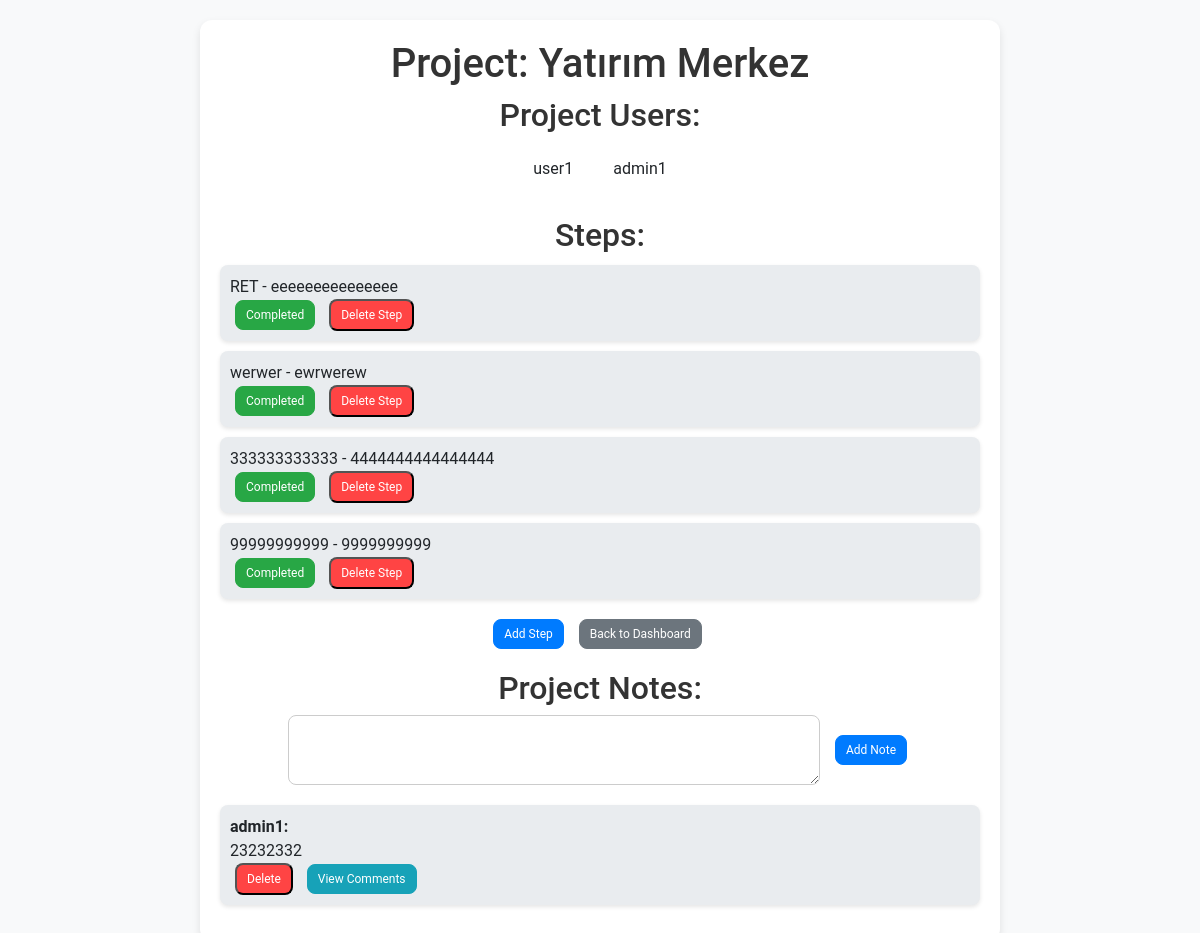
The page /project_details/1 (signed in) on the database as committed earlier.
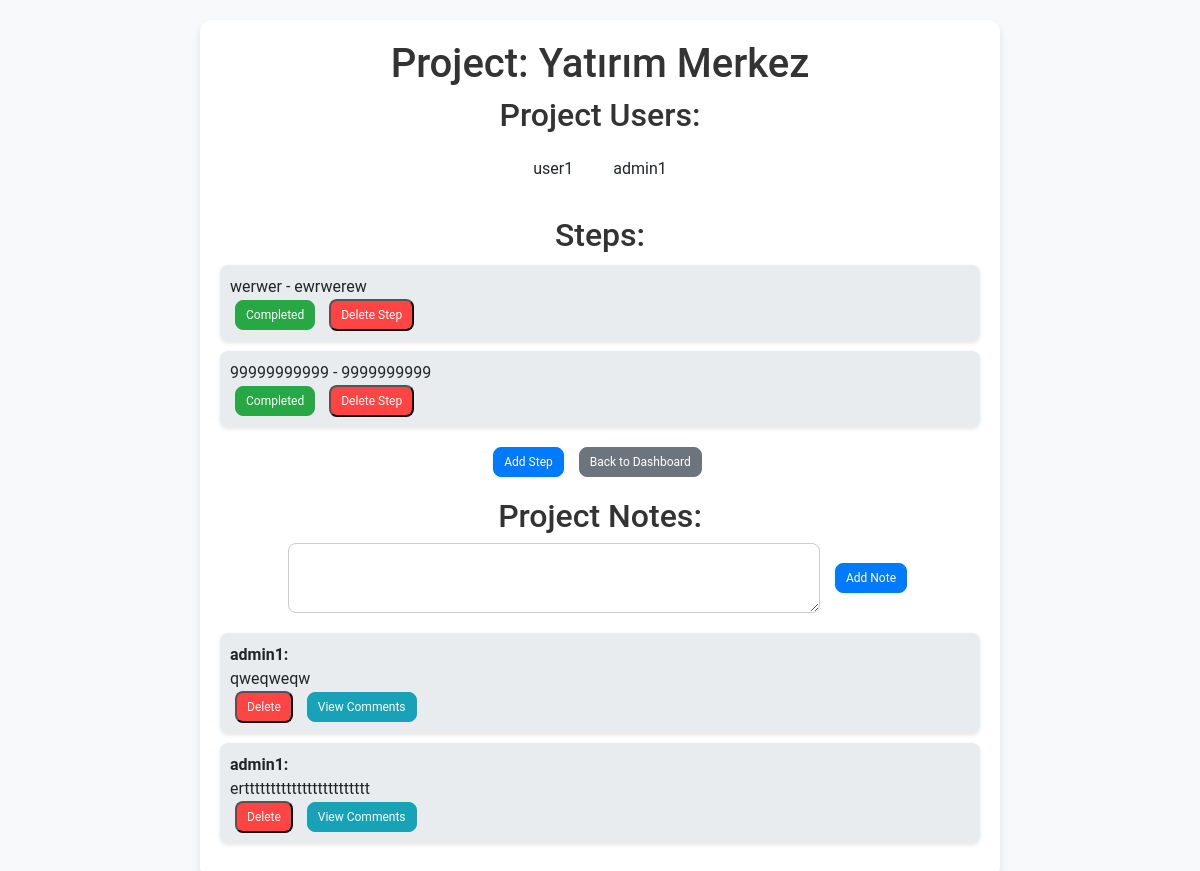
The same page on the database as committed later.
### app.py (models this page shows, shortened)
class Project(db.Model):
    id = db.Column(db.Integer, primary_key=True)
    name = db.Column(db.String(150), nullable=False)
    start_date = db.Column(db.Date, nullable=False)
    end_date = db.Column(db.Date, nullable=False)
    steps = db.relationship('Step', backref='project', lazy=True)
    users = db.relationship('User', secondary=project_users, lazy='subquery',
        backref=db.backref('projects', lazy=True))
    notes = db.relationship('ProjectNote', backref='project', lazy=True)

class User(UserMixin, db.Model):
    id = db.Column(db.Integer, primary_key=True)
    username = db.Column(db.String(150), unique=True, nullable=False)
    password_hash = db.Column(db.String(150), nullable=False)
    role = db.Column(db.String(50), nullable=False)

class Step(db.Model):
    id = db.Column(db.Integer, primary_key=True)
    name = db.Column(db.String(150), nullable=False)
    note = db.Column(db.Text, nullable=True)
    completed = db.Column(db.Boolean, default=False, nullable=False)
    project_id = db.Column(db.Integer, db.ForeignKey('project.id'), nullable=False)

class ProjectNote(db.Model):
    id = db.Column(db.Integer, primary_key=True)
    content = db.Column(db.Text, nullable=False)
    project_id = db.Column(db.Integer, db.ForeignKey('project.id'), nullable=False)
    user_id = db.Column(db.Integer, db.ForeignKey('user.id'), nullable=False)
    created_at = db.Column(db.DateTime, default=datetime.utcnow)
    user = db.relationship('User', backref=db.backref('notes', lazy=True))  # İlişki tanımı
    comments = db.relationship('Comment', backref='note', lazy=True)

### app.py (the view, shortened to what this page needs)
@app.route('/project_details/<int:project_id>', methods=['GET', 'POST'])
@login_required
def project_details(project_id):
    project = Project.query.get_or_404(project_id)
    return render_template('project_details.html', project=project)

### app.py (called while the page is built)
@login_manager.user_loader
def load_user(user_id):
    return db.session.get(User, int(user_id))

### templates/project_details.html (shortened to what this page needs)
<!DOCTYPE html>
<html lang="en">
<head>
    <link rel="stylesheet" href="https://stackpath.bootstrapcdn.com/bootstrap/4.5.2/css/bootstrap.min.css">
</head>
<body>
    <div class="container">
        <h1>Project: {{ project.name }}</h1>
        <div class="project-users">
            <h2>Project Users:</h2>
            <ul>
                {% for user in project.users %}
                <li>{{ user.username }}</li>
                {% endfor %}
            </ul>
        </div>
        <h2>Steps:</h2>
        <ul id="steps-list">
            {% for step in project.steps %}
            <li id="step-{{ step.id }}">
                <div class="step-content">
                    <span class="step-name">{{ step.name }} - {% if step.note %}{{ step.note }}{% else %}No Notes{% endif %}</span>
                    <div>
                        <button class="btn {% if step.completed %}btn-success{% else %}btn-danger{% endif %}" onclick="toggleCompletion({{ project.id }}, {{ step.id }})">
                            {% if step.completed %}Completed{% else %}Not Completed{% endif %}
                        </button>
                        <form action="{{ url_for('delete_step', project_id=project.id, step_id=step.id) }}" method="post" onsubmit="return confirm('Are you sure you want to delete this step?');" style="display: inline;">
                            <button type="submit" class="btn-delete">Delete Step</button>
                        </form>
                    </div>
                </div>
            </li>
            {% endfor %}
        </ul>
        <div class="action-buttons">
            <a href="{{ url_for('add_step', project_id=project.id) }}" class="btn btn-primary">Add Step</a>
            <a href="{{ url_for('dashboard') }}" class="btn btn-secondary">Back to Dashboard</a>
        </div>
        <div class="project-notes">
            <h2>Project Notes:</h2>
            {% if current_user.role == 'admin' %}
            <form action="{{ url_for('project_details', project_id=project.id) }}" method="POST">
                <textarea name="note" rows="2" required maxlength="200"></textarea>
                <button type="submit" class="btn btn-primary">Add Note</button>
            </form>
            {% endif %}
            <ul>
                {% for note in project.notes %}
                <li>
                    <strong>{{ note.user.username }}:</strong> {{ note.content }}
                    <div>
                        {% if current_user.role == 'admin' %}
                        <form action="{{ url_for('delete_note', note_id=note.id) }}" method="POST" style="display: inline;">
                            <button type="submit" class="btn-delete">Delete</button>
                        </form>
                        {% endif %}
                        <button onclick="toggleComments({{ note.id }})" class="btn btn-info">View Comments</button>
                    </div>
                </li>
                {% endfor %}
            </ul>
        </div>
    </div>
</body>
</html>

### templates/project_details.html (style rules this page uses)
body { font-family: 'Roboto', sans-serif; background-color: #f8f9fa; margin: 0; padding: 20px; display: flex; justify-content: center; align-items: center; min-height: 100vh; }
.container { width: 100%; max-width: 800px; background: white; padding: 20px; border-radius: 12px; box-shadow: 0 4px 8px rgba(0,0,0,0.1); }
h1, h2 { color: #333; text-align: center; }
ul { list-style: none; padding: 0; }
li { padding: 10px; margin: 10px 0; background: #e9ecef; border-radius: 8px; box-shadow: 0 2px 4px rgba(0,0,0,0.1); display: flex; justify-content: space-between; align-items: center; transition: background 0.3s; }
.btn, .btn-delete, .btn-success, .btn-danger, .btn-info { margin: 0 5px; padding: 5px 10px; text-decoration: none; border-radius: 8px; text-align: center; transition: background 0.3s; color: white; font-size: 12px; }
.btn-info { background-color: #17a2b8; }
.btn-success { background-color: #28a745; }
.btn-primary { background-color: #007bff; }
.btn-delete { background-color: #ff4444; }
a { color: #007bff; text-decoration: none; transition: color 0.3s; }
.action-buttons { display: flex; justify-content: center; margin-top: 20px; }
.action-buttons a { margin-right: 10px; }
.project-users { margin-bottom: 20px; text-align: center; }
.project-users ul { display: flex; flex-wrap: wrap; justify-content: center; padding: 0; }
.project-users li { margin: 5px 10px; background: none; box-shadow: none; }
.project-notes { margin-top: 20px; }
.project-notes form { display: flex; justify-content: center; align-items: center; margin-bottom: 20px; }
.project-notes form textarea { width: 70%; padding: 10px; border-radius: 8px; border: 1px solid #ccc; margin-right: 10px; }
.project-notes ul { list-style: none; padding: 0; }
.project-notes li { display: flex; flex-direction: column; justify-content: space-between; align-items: flex-start; padding: 10px; background: #e9ecef; border-radius: 8px; margin-bottom: 10px; box-shadow: 0 2px 4px rgba(0,0,0,0.1); }

Rows that differ between the two databases and show on the page:
removed Step: name "RET", note "eeeeeeeeeeeeeee", completed "Completed"
removed Step: name "333333333333", note "4444444444444444", completed "Completed"
removed ProjectNote: user.username "admin1", content "23232332"
added ProjectNote: user.username "admin1", content "qweqweqw"
added ProjectNote: user.username "admin1", content "ertttttttttttttttttttttttt"
